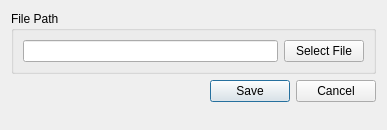
<ui version="4.0" >
 <class>XWidgetEditFile</class>
 <widget class="QWidget" name="XWidgetEditFile" >
  <property name="geometry" >
   <rect>
    <x>0</x>
    <y>0</y>
    <width>387</width>
    <height>130</height>
   </rect>
  </property>
  <property name="windowTitle" >
   <string>Form</string>
  </property>
  <layout class="QVBoxLayout" >
   <item>
    <widget class="QGroupBox" name="groupBox" >
     <property name="title" >
      <string>File Path</string>
     </property>
     <layout class="QHBoxLayout" >
      <item>
       <widget class="QLineEdit" name="filePath" />
      </item>
      <item>
       <widget class="QPushButton" name="selectButton" >
        <property name="text" >
         <string>Select File</string>
        </property>
       </widget>
      </item>
     </layout>
    </widget>
   </item>
   <item>
    <widget class="QDialogButtonBox" name="buttonBox" >
     <property name="orientation" >
      <enum>Qt::Horizontal</enum>
     </property>
     <property name="standardButtons" >
      <set>QDialogButtonBox::Cancel|QDialogButtonBox::NoButton|QDialogButtonBox::Save</set>
     </property>
     <property name="centerButtons" >
      <bool>false</bool>
     </property>
    </widget>
   </item>
   <item>
    <spacer>
     <property name="orientation" >
      <enum>Qt::Vertical</enum>
     </property>
     <property name="sizeHint" >
      <size>
       <width>20</width>
       <height>40</height>
      </size>
     </property>
    </spacer>
   </item>
  </layout>
 </widget>
 <resources/>
 <connections/>
</ui>
